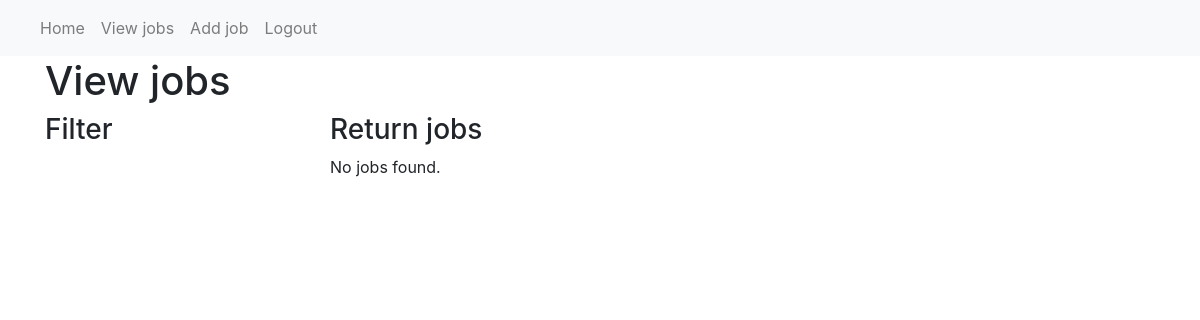
/prototype/view_jobs/, run on an earlier commit of the app's database.
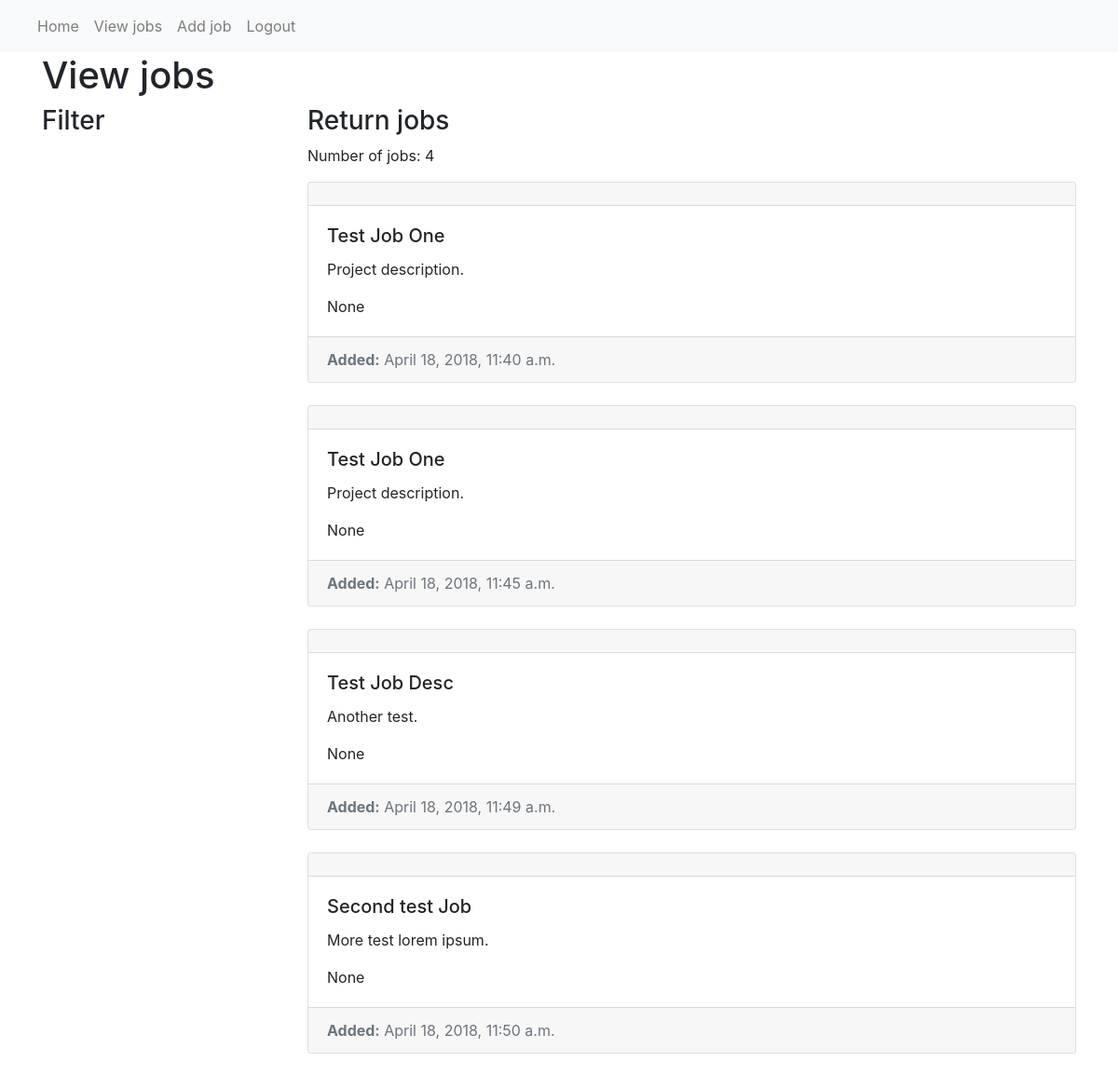
And on a later commit of the database.
### prototype/models.py (models this page shows, shortened)
class Job(models.Model):
    name = models.CharField(max_length=200, help_text="Enter a job name")
    description = models.TextField(max_length=750, help_text="Enter job description", null=True, blank=True)
    value = models.IntegerField(null=True, blank=True, help_text="Enter job value")
    company = models.ForeignKey('Company', on_delete=models.SET_NULL, null=True)
    added = models.DateTimeField(auto_now_add=True)
    region = models.ForeignKey('Region', on_delete=models.SET_NULL, null=True)
    added_by = models.ForeignKey(settings.AUTH_USER_MODEL, on_delete=models.CASCADE)

### prototype/views.py (the view)
# urls.py: path('view_jobs/', views.ViewJobs.as_view(), name='view_jobs'),
class ViewJobs(generic.ListView):
    model = Job
    context_object_name = 'job_list'
    queryset = Job.objects.all()
    template_name = 'view_jobs.html'

### prototype/templates/view_jobs.html (shortened to what this page needs)
{% extends 'base.html' %}
{% block content %}
<div class="row">
  <div class="col">
    <h1>View jobs</h1>
  </div>
</div>
<div class="row">
  <div class="col-3">
    <h3>Filter</h3>
  </div>
  <div class="col-9">
    <h3>Return jobs</h3>
    {% if job_list %}
      <p>Number of jobs: {{job_list|length}}</p>
      {% for j in job_list %}
      <div class="card">
        <div class="card-header">
        </div>
        <div class="card-body">
          <h5 class="card-title">{{j.name}}</h5>
          <p class="card-text">{{j.description}}.</p>
          <p class="card-text">{{j.value}}</p>
        </div>
        <div class="card-footer text-muted">
          <strong>Added:</strong> {{j.added}}
        </div>
      </div>
      {% endfor %}
    {% else %}
    <p>No jobs found.</p>
    {% endif %}
  </div>
</div>
{% endblock %}

What changed in the data, as far as the page shows it:
added Job: name "Test Job One", description "Project description", value "None", added "April 18, 2018, 11:40 a.m."
added Job: name "Test Job One", description "Project description", value "None", added "April 18, 2018, 11:45 a.m."
added Job: name "Test Job Desc", description "Another test", value "None", added "April 18, 2018, 11:49 a.m."
added Job: name "Second test Job", description "More test lorem ipsum", value "None", added "April 18, 2018, 11:50 a.m."
Also different on the page:
{{ job_list|length }}: (not shown) → "4"
text no longer shown: "No jobs found."
text now shown: "Number of jobs:"
